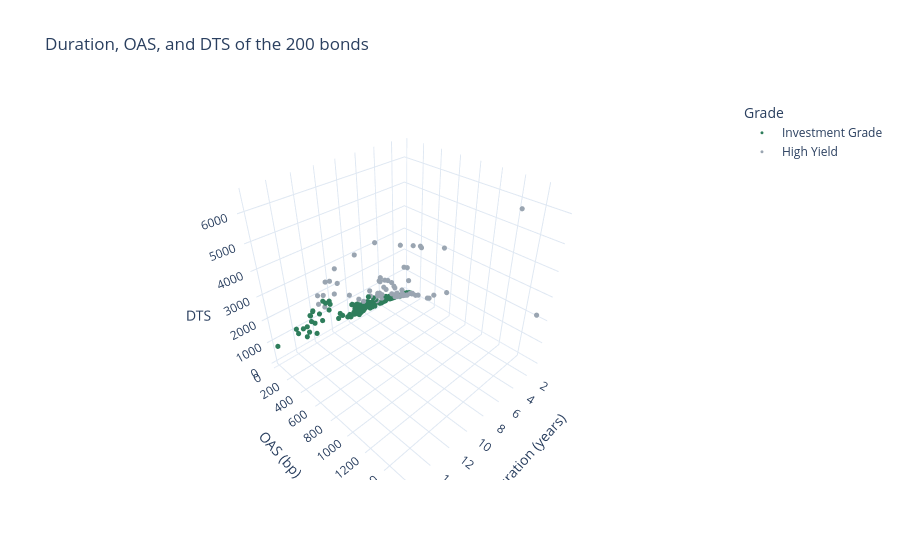

Notebook code cell kept with this figure:
### Markdown cell above
Anyone can open the file and point, with no Python; without `'cdn'` it carries all of plotly, megabytes.
It also carries every number behind the chart, so treat it as the spreadsheet it came from.

### A Third Dimension

### Code cell
# DTS is spread duration times OAS: check that, then draw all three
print('Duration equals spread duration:',
      (book['duration'] == book['spread_duration']).sum(), 'of 200')
gap = book['dts'] - book['spread_duration'] * book['oas']
print('Gap from DTS:', round(gap.min(), 2), 'to', round(gap.max(), 2))
# scatter_3d(): px.scatter() with z=; update_traces() shrinks the dots after the figure is made
fig = px.scatter_3d(book, x='duration', y='oas', z='dts', color='grade', hover_name='issuer',
                    labels={'duration': 'Duration (years)', 'oas': 'OAS (bp)', 'dts': 'DTS',
                            'grade': 'Grade'},
                    title='Duration, OAS, and DTS of the 200 bonds')
fig.update_traces(marker={'size': 3})
fig.show()

### Figure 1 — Plotly figure (JSON) as saved in the notebook; plotly's stock layout.template omitted (floating-point values rounded to 4 significant figures)
{"data": [{"hovertemplate": "<b>%{hovertext}</b><br><br>Grade=Investment Grade<br>Duration (years)=%{x}<br>OAS (bp)=%{y}<br>DTS=%{z}<extra></extra>", "hovertext": ["Bezane Finance", "Bezorin Finance", "Bezorin Finance", "Bezimer Power", "Bruxamyth Brands", "Bruxizal Chemicals", "Clavane Foods", "Clavoquil Bancorp", "Clavoquil Bancorp", "Clavoquil Bancorp", "Clavoquil Bancorp", "Clavebran Software", "Corvoquil Metals", "Corvoquil Metals", "Corvoquil Metals", "Corvovar Health", "Corvulex Logistics", "Corvulex Logistics", "Delverone Pharma", "Delvazor Paper", "Dralundra Brands", "Dralundra Brands", "Dralane Networks", "Dralane Networks", "Dralamyth Finance", "Dralamyth Finance", "Dralizal Rail", "Dralostrin Industrial", "Dralazor Utilities", "Dralazor Utilities", "Elverone Industrial", "Elverone Industrial", "Elverone Industrial", "Elverone Industrial", "Elvizal Retail", "Feskundra Systems", "Feskundra Systems", "Feskamyth Insurance", "Feskamyth Insurance", "Feskebran Foods", "Feskebran Foods", "Galvostrin Resources", "Galvostrin Resources", "Galventor Power", "Galvolvey Resources", "Grovostrin Freight", "Grovostrin Freight", "Grovostrin Freight", "Groventor Bancorp", "Heskundra Retail", "Heskundra Retail", "Heskundra Retail", "Heskorin Aerospace", "Heskentor Resources", "Hulvane Industrial", "Hulvimer Pipeline", "Kezundra Rail", "Kezundra Rail", "Kezundra Rail", "Kezerone Paper", "Keziskan Paper", "Kezazor Logistics", "Krilellix Networks", "Krilellix Networks", "Krilellix Networks", "Lorvamyth Paper", "Lorvellix Energy", "Mulvundra Machinery", "Nevane Machinery", "Nevovar Energy", "Nevulex Health", "Nevulex Health", "Nevulex Health", "Nevulex Health", "Nevulex Health", "Nevulex Health", "Osmere Chemicals", "Ostrevale Telecom", "Plevundra Finance", "Plevundra Finance", "Plevundra Finance", "Plevazor Energy", "Pellwick Paper", "Pellwick Paper", "Pellwick Paper", "Pellwick Paper", "Quelellix Water", "Quelellix Water", "Quorvane Energy", "Quorvane Energy", "Rulvane Aerospace", "Rulvizal Systems", "Rulviskan Pharma", "Rulviskan Pharma", "Rulvazor Utilities", "Skelolvey Industrial", "Skelolvey Industrial", "Sylvazor Power", "Sylvellix Logistics", "Sylvellix Logistics", "Sylvellix Logistics", "Thalostrin Finance", "Thalostrin Finance", "Thalulex Retail", "Thalulex Retail", "Tovovar Water", "Tovolvey Devices", "Tovolvey Devices", "Tarnwick Utilities", "Tromazor Resources", "Vraxorin Bancorp", "Vraxorin Bancorp", "Vraxorin Bancorp", "Vraxentor Retail", "Vraxentor Retail", "Vraxentor Retail", "Vyrovar Medical", "Wyxane Wireless", "Xanane Foods", "Xanane Foods", "Xanamyth Systems", "Xanazor Telecom", "Yarviskan Energy", "Zephizal Medical", "Zephizal Medical", "Zephizal Medical", "Zephiskan Resources", "Zephiskan Resources"], "legendgroup": "Investment Grade", "marker": {"color": "#2E7D5B", "size": 3, "symbol": "circle"}, "mode": "markers", "name": "Investment Grade", "scene": "scene", "showlegend": true, "type": "scatter3d", "x": [4.627, 7.338, 8.846, 2.588, 12.89, 2.498, 11.77, 2.323, 4.272, 5.912, 7.299, 2.979, 1.426, 3.991, 14.09, 9.906, 8.643, 12.51, 6.81, 12.97, 5.893, 8.049, 4.253, 7.094, 3.386, 8.259, 8.875, 3.26, 5.586, 12.19, 2.954, 3.398, 8.307, 11.44, 3.633, 7.776, 8.609, 6.482, 13.27, 5.183, 5.882, 8.134, 9.519, 12.11, 7.913, 3.397, 5.535, 7.303, 7.997, 4.502, 6.768, 7.357, 6.833, 7.128, 4.679, 12.9, 3.62, 8.216, 13.64, 6.317, 1.373, 7.841, 4.71, 5.18, 6.166, 13.12, 8.157, 7.182, 6.81, 1.005, 3.927, 4.846, 6.267, 6.297, 12.9, 13.05, 6.544, 5.117, 2.243, 2.371, 6.994, 2.485, 1.017, 6.331, 6.779, 8.249, 2.558, 4.416, 6.0, 11.26, 7.344, 2.059, 5.614, 5.975, 7.837, 11.28, 12.06, 8.291, 8.756, 13.15, 16.04, 5.95, 9.898, 7.802, 8.326, 6.746, 5.86, 6.821, 7.336, 6.665, 5.593, 7.274, 8.487, 1.753, 5.254, 11.73, 2.514, 2.31, 1.193, 14.33, 7.657, 4.212, 3.145, 1.416, 7.743, 7.919, 4.177, 7.565], "y": [147, 127, 155, 62, 156, 70, 183, 96, 66, 104, 105, 54, 81, 56, 76, 76, 148, 97, 64, 63, 48, 59, 23, 19, 116, 150, 153, 63, 81, 136, 154, 91, 134, 191, 124, 83, 73, 126, 92, 32, 42, 99, 88, 39, 74, 58, 118, 76, 141, 102, 105, 113, 52, 155, 51, 110, 101, 128, 89, 93, 89, 95, 196, 199, 165, 138, 79, 109, 113, 120, 132, 129, 141, 151, 153, 136, 115, 161, 27, 22, 38, 118, 98, 143, 145, 111, 57, 50, 83, 146, 204, 44, 45, 49, 54, 175, 193, 44, 58, 45, 59, 89, 108, 112, 140, 91, 75, 78, 82, 190, 77, 91, 66, 78, 102, 98, 57, 80, 79, 97, 113, 86, 100, 44, 67, 95, 72, 151], "z": [680.2, 931.9, 1371.0, 160.5, 2012.0, 174.9, 2154.0, 223.0, 282.0, 614.8, 766.4, 160.9, 115.5, 223.5, 1071.0, 752.9, 1279.0, 1213.0, 435.8, 816.9, 282.9, 474.9, 97.8, 134.8, 392.8, 1239.0, 1358.0, 205.4, 452.5, 1657.0, 454.9, 309.2, 1113.0, 2185.0, 450.5, 645.4, 628.5, 816.7, 1220.0, 165.9, 247.0, 805.3, 837.7, 472.2, 585.6, 197.0, 653.1, 555.0, 1128.0, 459.2, 710.6, 831.3, 355.3, 1105.0, 238.6, 1419.0, 365.6, 1052.0, 1214.0, 587.5, 122.2, 744.9, 923.2, 1031.0, 1017.0, 1810.0, 644.4, 782.8, 769.5, 120.6, 518.4, 625.1, 883.6, 950.8, 1973.0, 1776.0, 752.6, 823.8, 60.6, 52.2, 265.8, 293.2, 99.7, 905.3, 983.0, 915.6, 145.8, 220.8, 498.0, 1644.0, 1498.0, 90.6, 252.6, 292.8, 423.2, 1974.0, 2328.0, 364.8, 507.8, 591.7, 946.5, 529.6, 1069.0, 873.8, 1166.0, 613.9, 439.5, 532.0, 601.6, 1266.0, 430.7, 661.9, 560.1, 136.7, 535.9, 1150.0, 143.3, 184.8, 94.2, 1390.0, 865.2, 362.2, 314.5, 62.3, 518.8, 752.3, 300.7, 1142.0]}, {"hovertemplate": "<b>%{hovertext}</b><br><br>Grade=High Yield<br>Duration (years)=%{x}<br>OAS (bp)=%{y}<br>DTS=%{z}<extra></extra>", "hovertext": ["Bezamyth Machinery", "Bezoquil Freight", "Bezoquil Freight", "Clavulex Industrial", "Clavolvey Bancorp", "Calderby Retail", "Calderby Retail", "Corvundra Brands", "Corvundra Brands", "Corvundra Brands", "Corvamyth Wireless", "Corvamyth Wireless", "Corvamyth Wireless", "Corvolvey Systems", "Dunmarrow Rail", "Dunmarrow Rail", "Dunmarrow Rail", "Elvundra Foods", "Elvundra Foods", "Elvorin Medical", "Elvorin Medical", "Farvellix Paper", "Farvellix Paper", "Farvellix Paper", "Feskovar Devices", "Feskovar Devices", "Galvellix Paper", "Galvellix Paper", "Galvellix Paper", "Halvering Foods", "Halvering Foods", "Jaximer Networks", "Jaximer Networks", "Lorvane Systems", "Lorvane Systems", "Lorvizal Wireless", "Lorvebran Paper", "Lorvebran Paper", "Morvellix Networks", "Mulvebran Logistics", "Mulvebran Logistics", "Nevostrin Water", "Nevostrin Water", "Praxane Paper", "Praxane Paper", "Praxiskan Finance", "Praxiskan Finance", "Praximer Energy", "Skeliskan Machinery", "Skeliskan Machinery", "Thalundra Aerospace", "Thalundra Aerospace", "Thaloquil Chemicals", "Tovithe Insurance", "Tovellix Bancorp", "Tovellix Bancorp", "Tromithe Medical", "Tromithe Medical", "Vraxizal Telecom", "Vyrerone Metals", "Vyrerone Metals", "Veyrholt Health", "Veyrholt Health", "Vyrebran Wireless", "Vyrebran Wireless", "Vyrellix Telecom", "Wyxundra Energy", "Wyxundra Energy", "Wyximer Wireless", "Wyximer Wireless", "Xanizal Industrial", "Zarizal Industrial"], "legendgroup": "High Yield", "marker": {"color": "#9AA5B1", "size": 3, "symbol": "circle"}, "mode": "markers", "name": "High Yield", "scene": "scene", "showlegend": true, "type": "scatter3d", "x": [2.165, 3.25, 12.11, 1.416, 4.84, 4.513, 9.019, 2.781, 4.369, 6.373, 6.523, 7.143, 9.532, 11.09, 1.902, 6.277, 11.76, 3.411, 7.285, 5.489, 7.214, 1.161, 3.372, 5.475, 1.546, 7.252, 0.989, 1.31, 6.506, 7.582, 10.22, 3.454, 12.63, 2.983, 4.372, 6.454, 2.665, 6.24, 12.14, 2.617, 8.324, 6.008, 6.12, 5.957, 6.316, 2.412, 5.058, 4.857, 5.25, 5.99, 2.629, 11.04, 11.77, 7.091, 5.848, 5.897, 1.178, 3.17, 2.525, 2.741, 6.544, 0.927, 4.32, 6.375, 7.617, 3.737, 6.047, 11.56, 3.74, 12.43, 5.823, 6.756], "y": [535, 153, 218, 227, 245, 1446, 520, 200, 266, 308, 240, 210, 219, 225, 158, 210, 165, 236, 371, 346, 346, 151, 189, 176, 1551, 614, 350, 401, 679, 256, 418, 192, 217, 334, 334, 374, 135, 229, 273, 212, 189, 720, 719, 291, 243, 707, 871, 468, 332, 371, 227, 275, 279, 343, 145, 226, 125, 207, 166, 153, 189, 216, 256, 218, 165, 275, 532, 332, 171, 181, 547, 367], "z": [1158.0, 497.2, 2641.0, 321.4, 1186.0, 6526.0, 4690.0, 556.2, 1162.0, 1963.0, 1566.0, 1500.0, 2088.0, 2495.0, 300.5, 1318.0, 1941.0, 805.0, 2703.0, 1899.0, 2496.0, 175.3, 637.3, 963.6, 2398.0, 4453.0, 346.2, 525.3, 4418.0, 1941.0, 4271.0, 663.2, 2741.0, 996.3, 1460.0, 2414.0, 359.8, 1429.0, 3314.0, 554.8, 1573.0, 4326.0, 4400.0, 1734.0, 1535.0, 1705.0, 4406.0, 2273.0, 1743.0, 2222.0, 596.8, 3036.0, 3283.0, 2432.0, 848.0, 1333.0, 147.2, 656.2, 419.2, 419.4, 1237.0, 200.2, 1106.0, 1390.0, 1257.0, 1028.0, 3217.0, 3837.0, 639.5, 2249.0, 3185.0, 2480.0]}], "layout": {"legend": {"title": {"text": "Grade"}, "tracegroupgap": 0}, "scene": {"domain": {"x": [0.0, 1.0], "y": [0.0, 1.0]}, "xaxis": {"title": {"text": "Duration (years)"}}, "yaxis": {"title": {"text": "OAS (bp)"}}, "zaxis": {"title": {"text": "DTS"}}}, "title": {"text": "Duration, OAS, and DTS of the 200 bonds"}}}
